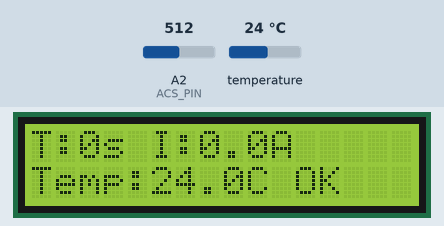
This sketch was run on a simulated Arduino Uno, built with avr-gcc and run on an emulated ATmega328P. Shown: 16×2 character LCD. The inputs (shaded band) are chosen by the test bench; at power-on: temperature 24 °C, A2 (ACS_PIN) = 512. What the sketch prints to the serial monitor is not drawn.

Above: at 3.3 s.
3.4 s: temperature set to 12 °C
At 6.2 s:
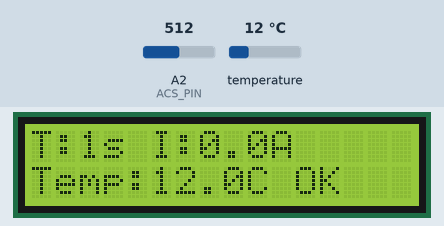
8.5 s: A2 (ACS_PIN) set to 716
At 12.3 s:
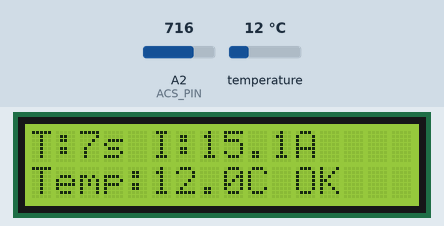
14.5 s: temperature set to 19 °C
At 16.0 s:
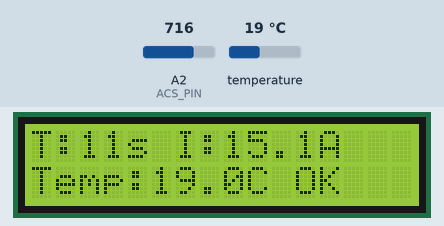
18.5 s: A2 (ACS_PIN) set to 900
At 22.2 s:
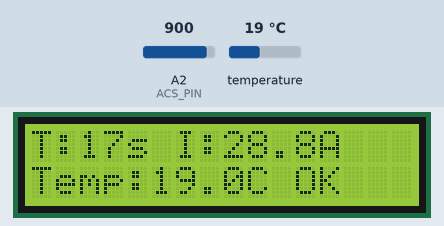
24.5 s: temperature set to 28 °C
At 26.0 s:
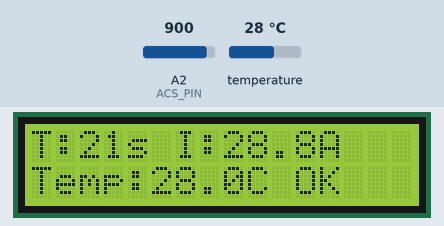
28.5 s: A2 (ACS_PIN) set to 1023
At 32.2 s:
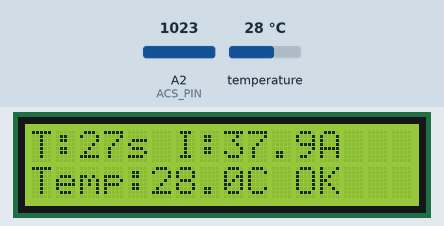
Timing chart, 0 to 33.7 s (numbered marks = the images above; inputs shaded):
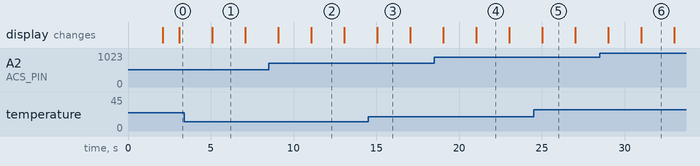

The sketch:

test2.ino
```cpp
#include <OneWire.h>
#include <DallasTemperature.h>
#include <LiquidCrystal_I2C.h>

// ---------------- PIN DEFINITIONS ----------------
#define ACS_PIN A2
#define ONE_WIRE_BUS 2

// ---------------- SENSOR SETUP ----------------
OneWire oneWire(ONE_WIRE_BUS);
DallasTemperature sensors(&oneWire);

// ---------------- LCD SETUP (16x2) ----------------
LiquidCrystal_I2C lcd(0x27, 16, 2);

// ---------------- CALIBRATION ----------------
float sensitivity = 0.066;   // 30A ACS712
float offsetVoltage = 2.5;

// ---------------- VARIABLES ----------------
float current = 0;
float temperature = 0;
unsigned long startTime;

// ---------------- FUNCTIONS ----------------

// Read current
float readCurrent() {
  int adc = analogRead(ACS_PIN);
  float voltage = adc * (5.0 / 1023.0);
  float current = (voltage - offsetVoltage) / sensitivity;
  return current;
}

// Read temperature (fixed)
float readTemperature() {
  sensors.requestTemperatures();
  delay(200);  // important for stable reading

  float temp = sensors.getTempCByIndex(0);

  if (temp == DEVICE_DISCONNECTED_C) {
    return -127; // error flag
  }

  return temp;
}

// ---------------- SETUP ----------------
void setup() {
  Serial.begin(9600);
  sensors.begin();

  lcd.init();
  lcd.backlight();

  lcd.setCursor(0,0);
  lcd.print("Wire Tester");
  lcd.setCursor(0,1);
  lcd.print("Initializing...");
  delay(2000);

  lcd.clear();

  Serial.println("WIRE HEATING TEST START");
  Serial.println("Time(s), Current(A), Temp(C)");

  startTime = millis();
}

// ---------------- LOOP ----------------
void loop() {

  unsigned long currentTime = (millis() - startTime) / 1000;

  current = readCurrent();
  temperature = readTemperature();

  // -------- SERIAL OUTPUT --------
  Serial.print(currentTime);
  Serial.print(", ");
  Serial.print(current);
  Serial.print(", ");
  Serial.println(temperature);

  // -------- LCD DISPLAY (16x2) --------
  lcd.setCursor(0,0);
  lcd.print("T:");
  lcd.print(currentTime);
  lcd.print("s ");

  lcd.print("I:");
  lcd.print(current,1);
  lcd.print("A ");

  lcd.setCursor(0,1);
  lcd.print("Temp:");

  if (temperature == -127) {
    lcd.print("Err   ");
  } else {
    lcd.print(temperature,1);
    lcd.print("C ");
  }

  // Status
  if (temperature > 60) {
    lcd.print("HOT");
  } else {
    lcd.print("OK ");
  }

  delay(1000);
}
```

Measured:
- what the display in image 1 shows lasts 2.0 s, from 5.1 s to 7.1 s
